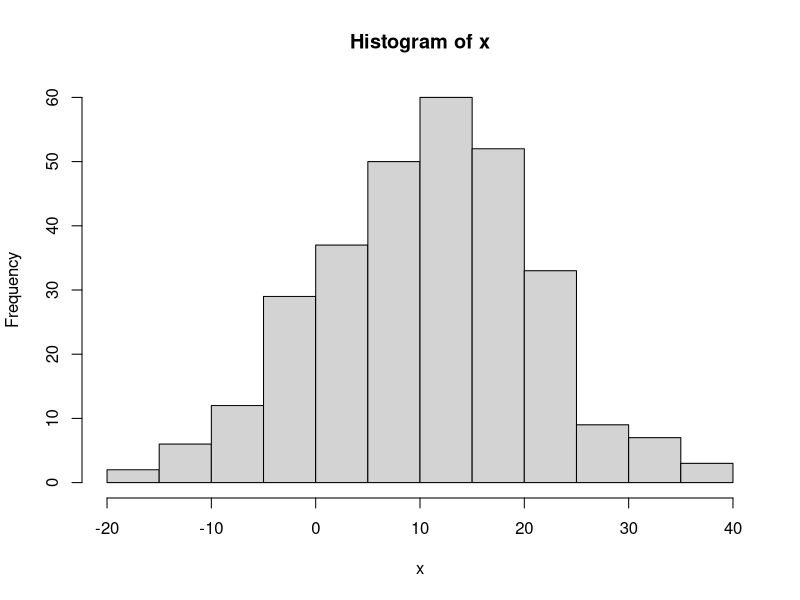
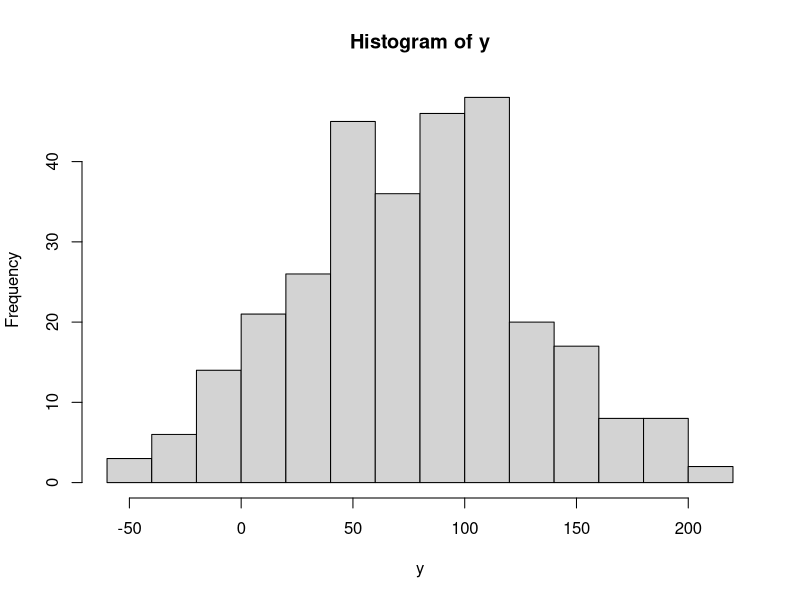
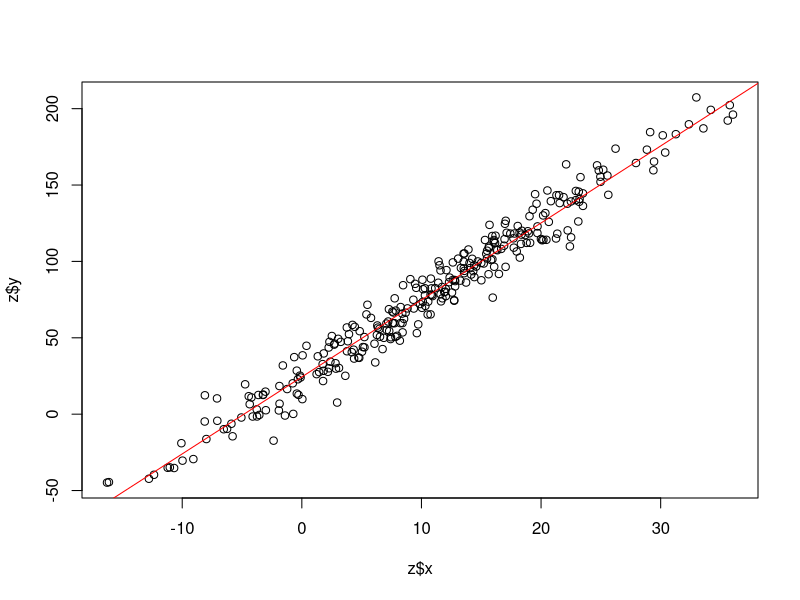

Write R code to recreate these figures, in order.
#############################################
# a really incredibly brief introduction to R. 
#############################################

# this is an R script. 

# lines beginning with "#" are comment lines. R will ignore the contents. 
# you can use these lines to document your code. 

# you can execute lines from this script interactively by entering them in the R console (bottom left pane in RStudio)
  # you can copy and paste them, or press command-enter


#############################################
# objects
#############################################

# everything in R is an object. there are several kinds of objects. 
# we can assign values to objects using the assignment operator "<-" like this:

a <- 5

# you can see the contents of many objects by simply entering them on the console

a

# you can do math in the console and assign results to objects

5 + 5

a <- 5 + 5

a

# you can update objects

a <- a + 5

a

# there are many kinds of objects:

# vectors:
a <- c(1,2,3,4,5)
b <- c("bear","dog","fox","cat","rat")
a
b

  # access subsets of vectors like this:
  a[2]
  b[2:4]
  
# lists:
c <- list(x=a,y=b)
c

  # access parts of lists like this
  c[[2]]

# arrays (or matrices)
d <- matrix(nrow=5,ncol=2,data=1:10)
d
  
  # access parts of matrices like this:
  d[1,]
  d[,1]
  d[1,2]
  
# data frames
e <- data.frame(x=a,y=b)
e

  # access parts of data frames like matrices, but also:
  e$x

# R objects can contain several basic data types:

# numeric: 1,2,3...
# character: "bear","dog","fox"...
# logical: TRUE/FALSE
# factor (categorical): "bear","dog","fox"...


# R does *vector* arithmetic!

a + a
a^2
a + 100

# TRUE/FALSE vectors are super useful

f <- c(TRUE,FALSE,TRUE,FALSE,TRUE)

a[f]
e[f,]
d[!f,]

# you can create logical vectors like this:
f <- d[,1] > 2

# you can do arithmetic on logial vectors

TRUE + 1
FALSE + 1

#############################################
# functions
#############################################

# functions are objects that contain code
# you use them to manipulate other objects

# the function is()
# you can ask what an object is:

is(a)

is(d)

is(is)

# you can often see the code in a function by typing its name:

is

# you can write your own functions
x10 <- function(x){
  z <- x * 10
  return(z)
  }

x10(10)

# most functions have documentation!

?sum

sum(a)

#############################################
# analysis and plotting
#############################################

# an absurdly simple example. 
# simulate some data

x <- rnorm(n=300,mean=10,sd=10)
y <- x * 5 + rnorm(n=300,mean=25,sd=10)

z <- data.frame(x,y)

# plot the data
hist(x)
hist(y)
plot(z$x,z$y)

# fit a linear model
model <- lm(y ~ x, z)

# summarize linear model
summary(model)

# add trendline to plot
abline(model,col="red")


#############################################
# "tidyverse"
#############################################

# above we used "base" R functions. 
# a set of packages collectively called the "tidyverse"
# implements alternative ways of manipulating data
# to make it amenable to analysis and visualization
# we'll use a few idioms from that language to reformat data







